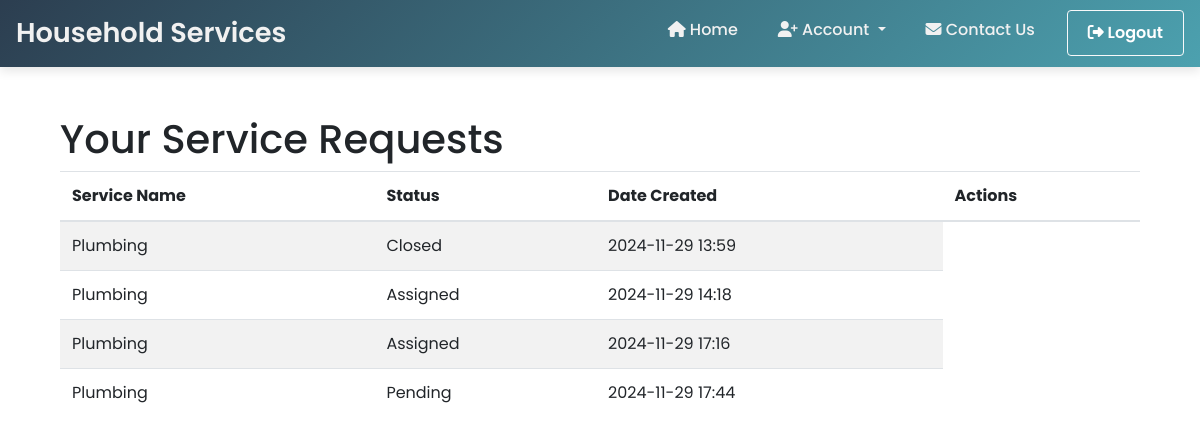
The app's page /my_requests (signed in) with its own data.
### website/models.py (models this page shows, shortened)
class ServiceRequest(db.Model):
    id = db.Column(db.Integer, primary_key=True)
    user_email = db.Column(db.String(100), db.ForeignKey('user.email'), nullable=False)
    service_id = db.Column(db.Integer, db.ForeignKey('service.id'), nullable=False)
    professional_email = db.Column(db.String(100), db.ForeignKey('professional.email'), nullable=True)
    status = db.Column(db.String(20), default='Pending')
    remarks = db.Column(db.Text, nullable=True)
    rating = db.Column(db.Integer, nullable=True)
    date_created = db.Column(db.DateTime, default=db.func.current_timestamp())
    user = db.relationship('User', backref='service_requests')
    service = db.relationship('Service', backref='service_requests')
    professional = db.relationship('Professional', backref='service_requests')

class Service(db.Model):
    id = db.Column(db.Integer, primary_key=True)
    name = db.Column(db.String(100), nullable=False)
    base_price = db.Column(db.Float, nullable=False)
    description = db.Column(db.Text, nullable=True)
    pin_code = db.Column(db.Integer(), nullable=False)
    date_created = db.Column(db.DateTime, default=db.func.current_timestamp())

### website/custo.py (the view)
@custo.route('/my_requests', methods=['GET'])
@login_required
def my_requests():
    requests = ServiceRequest.query.filter_by(user_email=current_user.email).all()
    return render_template('my_requests.html', requests=requests)

### website/templates/my_requests.html (shortened to what this page needs)
{% extends "base.html" %}
{% block content %}
<div class="container my-5">
    <h1 class="fw-bold">Your Service Requests</h1>
    <table class="table table-striped">
        <thead>
            <tr>
                <th>Service Name</th>
                <th>Status</th>
                <th>Date Created</th>
                <th>Actions</th>
            </tr>
        </thead>
        <tbody>
            {% for request in requests %}
            <tr>
                <td>{{ request.service.name }}</td>
                <td>{{ request.status }}</td>
                <td>{{ request.date_created.strftime('%Y-%m-%d %H:%M') }}</td>
            </tr>
            {% endfor %}
        </tbody>
    </table>
</div>
{% endblock %}

### website/static/css/base.css (style rules this page uses)
body { font-family: 'Poppins', sans-serif; }

### records on screen
ServiceRequest: service.name "Plumbing", status "Closed", date_created "2024-11-29 13:59"
ServiceRequest: service.name "Plumbing", status "Assigned", date_created "2024-11-29 14:18"
ServiceRequest: service.name "Plumbing", status "Assigned", date_created "2024-11-29 17:16"
ServiceRequest: service.name "Plumbing", status "Pending", date_created "2024-11-29 17:44"
